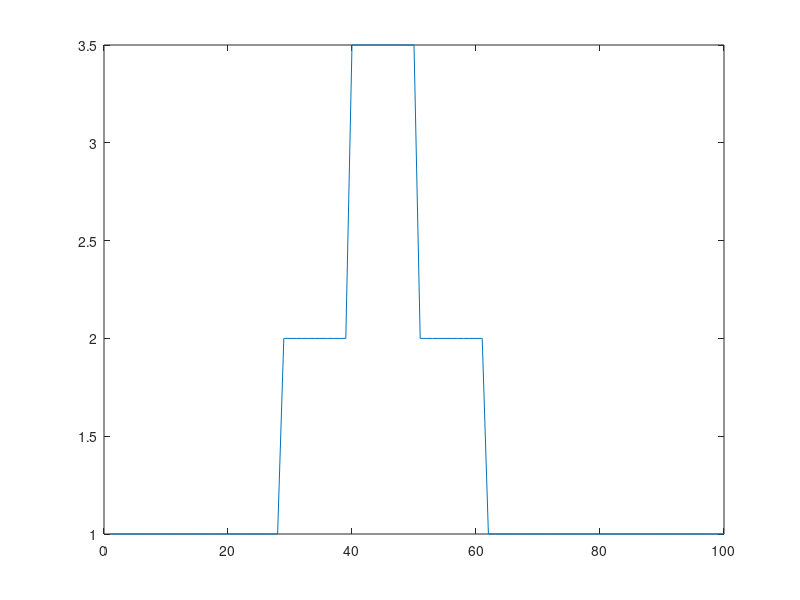
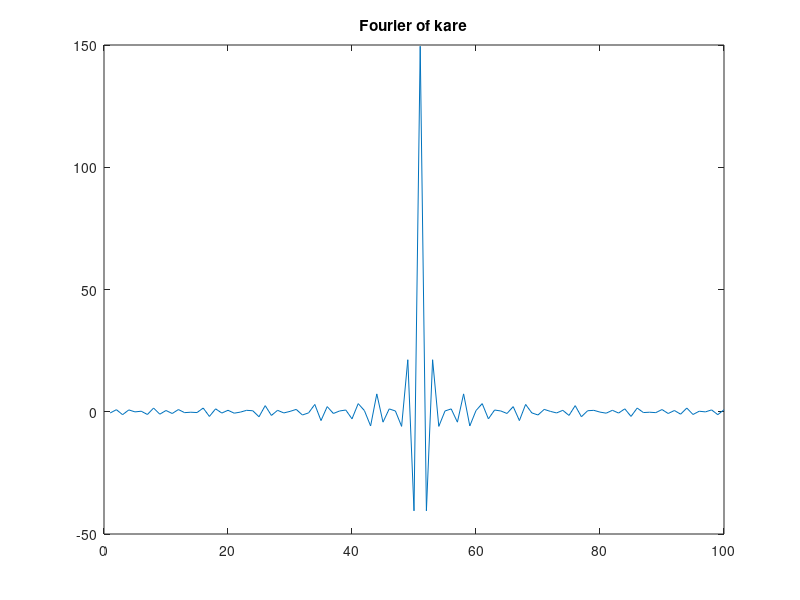
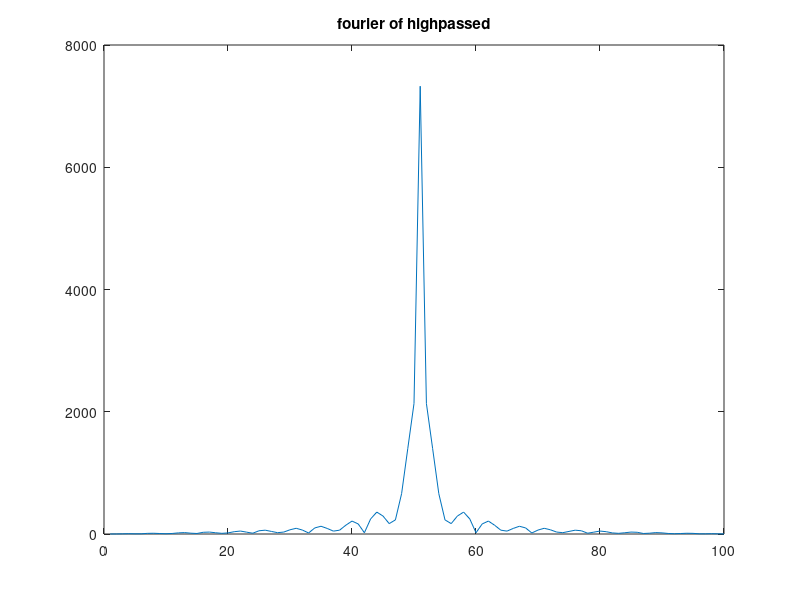

Recreate these plots in MATLAB, in order.
% kare = zeros(14,1);
% kare(5,1)= 1;
% kare(6,1)= 1;
% kare(7,1)= 1;
clc;
clear;
kare = ones(1,100);
% kare(5) = 1.2;
% kare(6) = 1.4;
% kare(7) = 1.2;
for j=40:50
    kare(j)=3.5;
end
for s=29:39
    kare(s)=2;
end
for c=51:61
    kare(c)=2;
end
% highPassF = [1,2,3,4,5,6,7,8,9,10,11,12,13,14];
for i=1:100
    if(i<=50)
        highPassF(i) = 50-i;
    else
        highPassF(i) = i-50;
    end
end
% for j=40:51
%     highPassF(j) = 0;
% end
plot(kare);
figure;
plot(real(fftshift(fft(kare))));
title("Fourier of kare");

% figure;
% plot(abs(ifft(fft(kare).*highPassF)));
really = abs(ifft((fft(kare)).*highPassF));
% plot((really));
figure;
plot(abs(fftshift(fft(really))));
title("fourier of highpassed");
